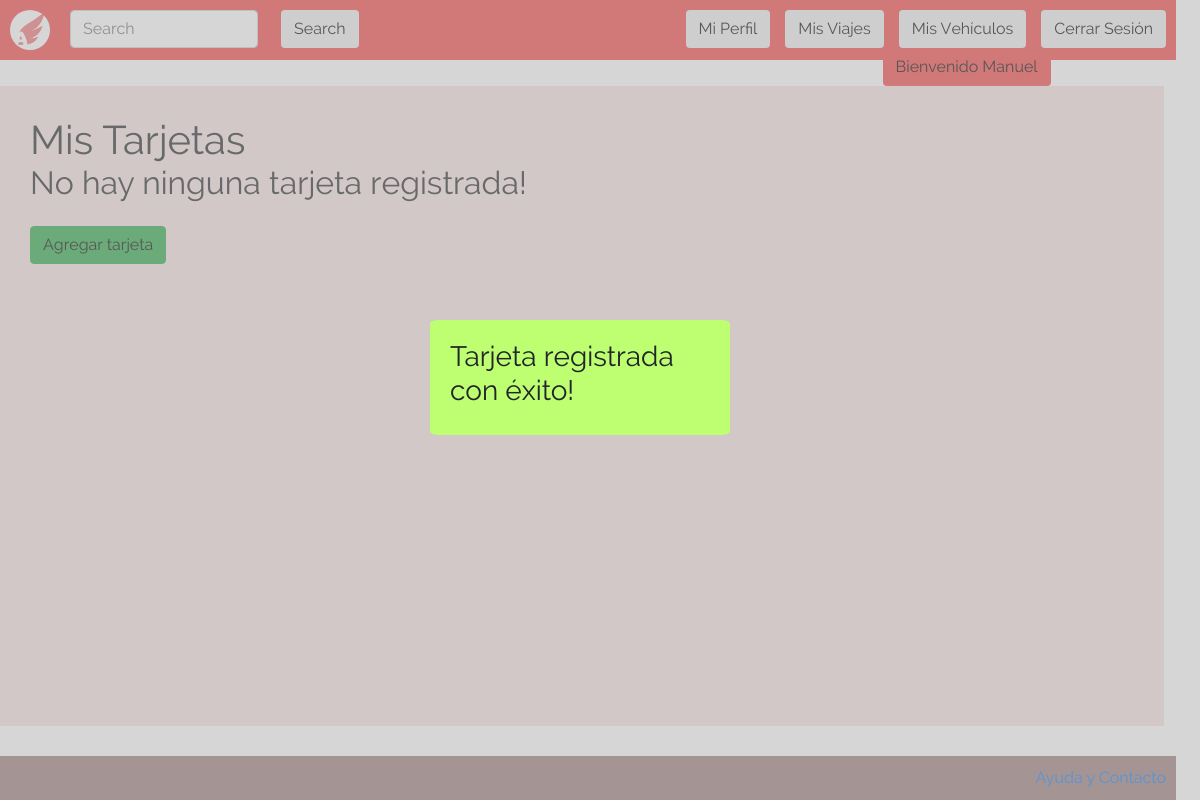
Page /vistas/ver_tarjetas.php?reg_success (signed in) on the earlier database version.
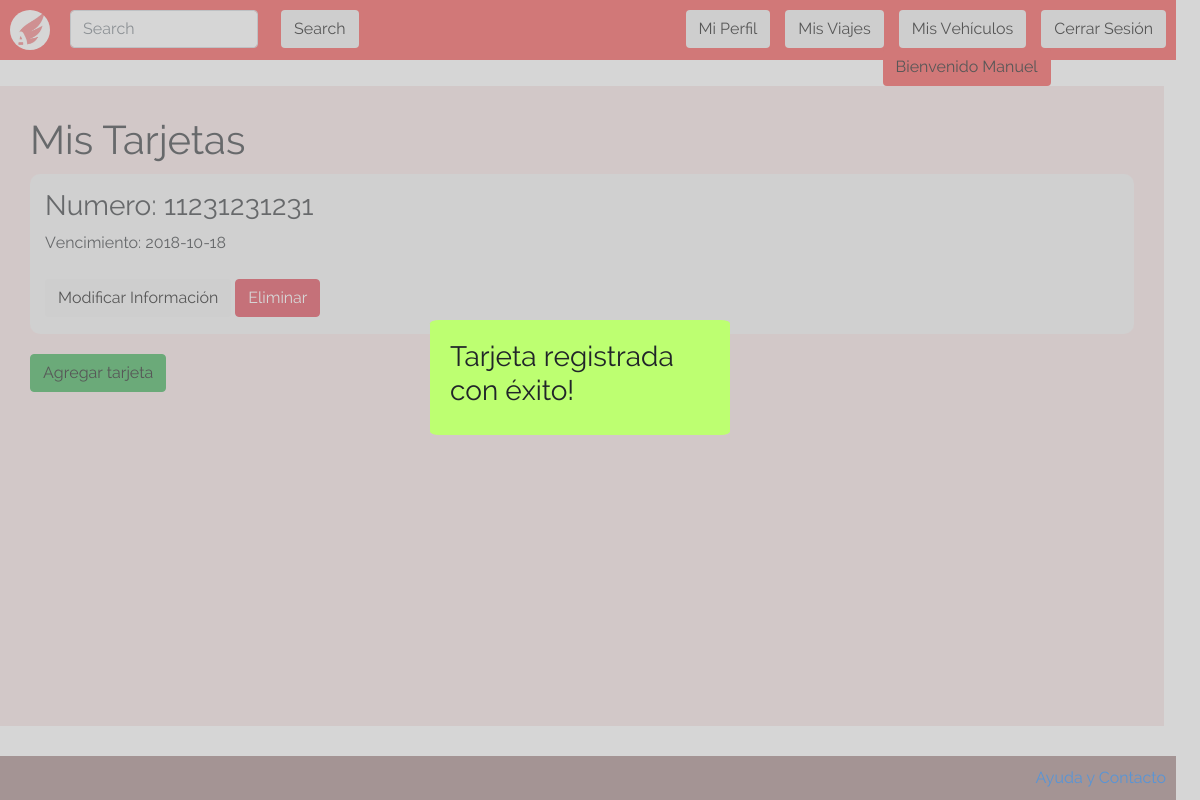
Same page on the later database version.
### tables this page shows
CREATE TABLE `tarjetas` (
  `id_usuario` int(11) NOT NULL,
  `numero` bigint(20) UNSIGNED NOT NULL,
  `codigo_seguridad` int(10) UNSIGNED NOT NULL,
  `vencimiento` date NOT NULL
);

### vistas/ver_tarjetas.php (the view, shortened to what this page needs)
<!DOCTYPE html>
<html>
  <head>
    <link href="/css/bootstrap.css" rel="stylesheet" type="text/css" >
    <link href="/css/index.css" rel="stylesheet" type="text/css">
    <link href="/css/listar_vehiculos.css" rel="stylesheet" type="text/css">
  </head>
  <body>
    <?php
      include("../php/abrir_conexion.php");
      include("header.php");
    ?>
    <div id="body">
      <h1>Mis Tarjetas</h1>
      <?php
        $id = $_SESSION["user_id"];
        $sql = "SELECT * FROM tarjetas WHERE id_usuario='$id'";
        $result = mysqli_query($conn, $sql);
        if($result){
          if($card = mysqli_fetch_assoc($result)){
            while($card){?>
      <div class="vehicle">
        <div class="vehicle-info">
          <h3>Numero: <?= $card["numero"] ?></h3>
          Vencimiento: <?= $card["vencimiento"]?>
	  <br>
          <br>
	  <form class="" action="/vistas/editar_tarjeta.php" method="post">
            <button class="btn" name="">Modificar Información</button>
          </form>
	  <form class="" action="/php/baja_tarjeta.php" method="post">
            <button class="btn btn-danger delete_card" name="">Eliminar</button>
          </form>
        </div>
      </div>
      <?php
              $card = mysqli_fetch_assoc($result);
            }
          } else {
            echo "<h2>No hay ninguna tarjeta registrada!</h2><br>";
          }
        } else {
          echo "Hubo un error al conectarse con la base de datos. <br> Por favor, intentelo nuevamente mas tarde.";
        }
      ?>
      <button class="btn btn-success"><a href="/vistas/registrar_tarjeta.php">Agregar tarjeta</a></button>
    </div>
    <?php
      include("footer.php");
    ?>
  </body>
</html>

### vistas/header.php
<div id="header">
  <img id="logo" src="/img/logo.jpeg" />
  <form id="search" class="form-inline my-2 my-lg-0">
    <input class="form-control mr-sm-2" type="search" placeholder="Search" aria-label="Search">
    <button class="btn  my-2 my-sm-0" type="submit">Search</button>
  </form>
  <button class="btn"><a href="/php/cerrar_sesion.php">Cerrar Sesión</a></button>
  <button class="btn"><a href="/vistas/listar_vehiculos.php">Mis Vehículos</a></button>
  <button class="btn"><a href="/vistas/ver_viajes.php">Mis Viajes</a></button>
  <button class="btn"><a href="/vistas/ver_perfil.php">Mi Perfil</a></button>
  <button class="btn" id="hello-user-css">Bienvenido <?php echo  $_SESSION["user_name"] ?></button>
</div>

### vistas/footer.php
<div id="footer">
        <a id="help_link"  href="/php/ayuda.php">Ayuda y Contacto</a>
      </div>

### css/index.css (style rules this page uses)
html, body { height: 100%; width: 99%; margin: 0px; padding: 0px; font-family: "Raleway"; }
h1, h2 { margin: 0px }
#header { width: 100%; height: 60px; background-color: rgb(244, 66, 66); margin: 0px; padding: 10px; }
#logo { border-radius: 100%; height: 40px; float: left; margin-right: 20px; }
#search { float: left; width: 30%; }
#hello-user-css { background-color: rgb(244, 66, 66); cursor: default; margin-right: 10%; }
#header button { float: right; margin-left: 15px; }
button a { color: black; }
#body { padding-top: 30px; padding-b5ttom: 20px; padding-left: 30px; background-color: rgb(247, 227, 227); width: 99%; min-height: 80%; overflow: auto; margin: 0px; padding-bottom: 70px; }
#footer { width: 98%; height: content; background-color: rgb(155, 122, 122); margin: 0px; padding: 10px; overflow: auto; position: fixed; bottom: 0; left: 0; }
#help_link { float: right; }

### css/listar_vehiculos.css (style rules this page uses)
.vehicle { height: 160px; width: calc(100% - 30px); background-color: rgb(242, 242, 242); margin-bottom: 20px; margin-top: 10px; border-radius: 10px; padding: 15px; }
.vehicle form { display: inline; }
.vehicle-info { float: left; }

Differences in the rows shown:
added tarjetas: numero "11231231231", vencimiento "2018-10-18"
Other differences:
text no longer shown: "No hay ninguna tarjeta registrada!"
